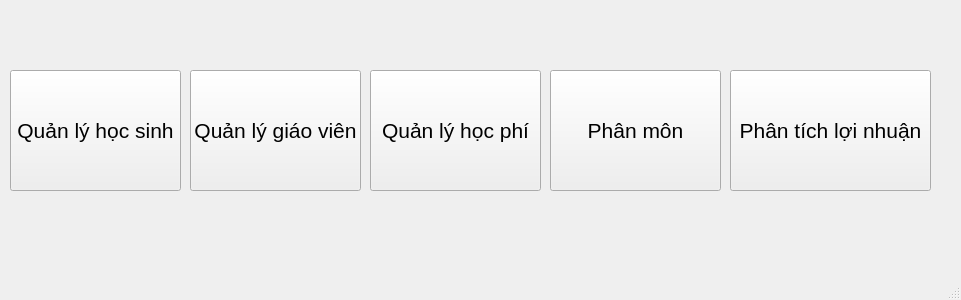
<?xml version="1.0" encoding="UTF-8"?>
<ui version="4.0">
 <class>KV_Main</class>
 <widget class="QMainWindow" name="KV_Main">
  <property name="geometry">
   <rect>
    <x>0</x>
    <y>0</y>
    <width>961</width>
    <height>300</height>
   </rect>
  </property>
  <property name="windowTitle">
   <string>MainWindow</string>
  </property>
  <widget class="QWidget" name="centralwidget">
   <widget class="QPushButton" name="btn_QLHS">
    <property name="geometry">
     <rect>
      <x>10</x>
      <y>70</y>
      <width>171</width>
      <height>121</height>
     </rect>
    </property>
    <property name="sizePolicy">
     <sizepolicy hsizetype="Fixed" vsizetype="Fixed">
      <horstretch>0</horstretch>
      <verstretch>0</verstretch>
     </sizepolicy>
    </property>
    <property name="font">
     <font>
      <family>Arial</family>
      <pointsize>16</pointsize>
     </font>
    </property>
    <property name="text">
     <string>Quản lý học sinh</string>
    </property>
   </widget>
   <widget class="QPushButton" name="btn_QLGV">
    <property name="geometry">
     <rect>
      <x>190</x>
      <y>70</y>
      <width>171</width>
      <height>121</height>
     </rect>
    </property>
    <property name="sizePolicy">
     <sizepolicy hsizetype="Fixed" vsizetype="Fixed">
      <horstretch>0</horstretch>
      <verstretch>0</verstretch>
     </sizepolicy>
    </property>
    <property name="font">
     <font>
      <family>Arial</family>
      <pointsize>16</pointsize>
     </font>
    </property>
    <property name="text">
     <string>Quản lý giáo viên</string>
    </property>
   </widget>
   <widget class="QPushButton" name="btn_QLHP">
    <property name="geometry">
     <rect>
      <x>370</x>
      <y>70</y>
      <width>171</width>
      <height>121</height>
     </rect>
    </property>
    <property name="sizePolicy">
     <sizepolicy hsizetype="Fixed" vsizetype="Fixed">
      <horstretch>0</horstretch>
      <verstretch>0</verstretch>
     </sizepolicy>
    </property>
    <property name="font">
     <font>
      <family>Arial</family>
      <pointsize>16</pointsize>
     </font>
    </property>
    <property name="text">
     <string>Quản lý học phí</string>
    </property>
   </widget>
   <widget class="QPushButton" name="btn_PM">
    <property name="geometry">
     <rect>
      <x>550</x>
      <y>70</y>
      <width>171</width>
      <height>121</height>
     </rect>
    </property>
    <property name="sizePolicy">
     <sizepolicy hsizetype="Fixed" vsizetype="Fixed">
      <horstretch>0</horstretch>
      <verstretch>0</verstretch>
     </sizepolicy>
    </property>
    <property name="font">
     <font>
      <family>Arial</family>
      <pointsize>16</pointsize>
     </font>
    </property>
    <property name="text">
     <string>Phân môn</string>
    </property>
   </widget>
   <widget class="QPushButton" name="btn_PTLN">
    <property name="geometry">
     <rect>
      <x>730</x>
      <y>70</y>
      <width>201</width>
      <height>121</height>
     </rect>
    </property>
    <property name="sizePolicy">
     <sizepolicy hsizetype="Fixed" vsizetype="Fixed">
      <horstretch>0</horstretch>
      <verstretch>0</verstretch>
     </sizepolicy>
    </property>
    <property name="font">
     <font>
      <family>Arial</family>
      <pointsize>16</pointsize>
     </font>
    </property>
    <property name="text">
     <string>Phân tích lợi nhuận</string>
    </property>
   </widget>
  </widget>
  <widget class="QMenuBar" name="menubar">
   <property name="geometry">
    <rect>
     <x>0</x>
     <y>0</y>
     <width>961</width>
     <height>21</height>
    </rect>
   </property>
  </widget>
  <widget class="QStatusBar" name="statusbar"/>
 </widget>
 <resources/>
 <connections/>
</ui>
